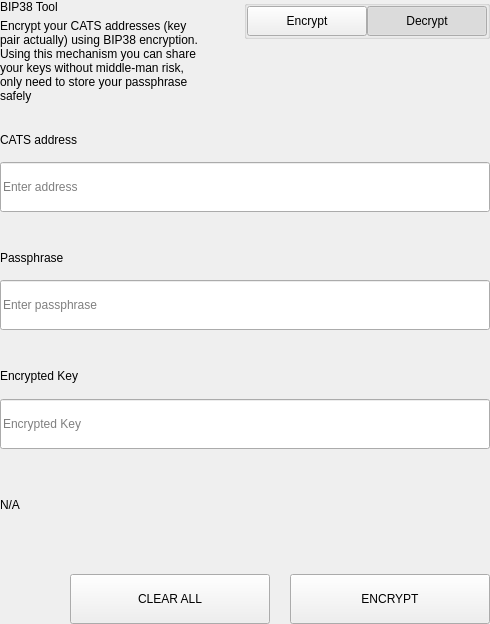
<?xml version="1.0" encoding="UTF-8"?>
<ui version="4.0">
 <class>SettingsBitToolWidget</class>
 <widget class="QWidget" name="SettingsBitToolWidget">
  <property name="geometry">
   <rect>
    <x>0</x>
    <y>0</y>
    <width>490</width>
    <height>624</height>
   </rect>
  </property>
  <property name="windowTitle">
   <string>Form</string>
  </property>
  <layout class="QVBoxLayout" name="verticalLayout">
   <property name="spacing">
    <number>0</number>
   </property>
   <property name="leftMargin">
    <number>0</number>
   </property>
   <property name="topMargin">
    <number>0</number>
   </property>
   <property name="rightMargin">
    <number>0</number>
   </property>
   <property name="bottomMargin">
    <number>0</number>
   </property>
   <item>
    <widget class="QWidget" name="left" native="true">
     <layout class="QVBoxLayout" name="verticalLayout_3">
      <property name="leftMargin">
       <number>0</number>
      </property>
      <property name="topMargin">
       <number>0</number>
      </property>
      <property name="rightMargin">
       <number>0</number>
      </property>
      <property name="bottomMargin">
       <number>0</number>
      </property>
      <item>
       <layout class="QVBoxLayout" name="verticalLayout_2">
        <property name="spacing">
         <number>0</number>
        </property>
        <item>
         <layout class="QHBoxLayout" name="horizontalLayout_3" stretch="3,1">
          <property name="spacing">
           <number>40</number>
          </property>
          <item>
           <layout class="QVBoxLayout" name="verticalLayoutTitle">
            <property name="spacing">
             <number>5</number>
            </property>
            <item>
             <widget class="QLabel" name="labelTitle">
              <property name="text">
               <string>BIP38 Tool</string>
              </property>
             </widget>
            </item>
            <item>
             <widget class="QLabel" name="labelSubtitle1">
              <property name="text">
               <string>Encrypt your CATS addresses (key pair actually) using BIP38 encryption.
Using this mechanism you can share your keys without middle-man risk, only need to store your passphrase safely</string>
              </property>
              <property name="wordWrap">
               <bool>true</bool>
              </property>
             </widget>
            </item>
           </layout>
          </item>
          <item alignment="Qt::AlignTop">
           <widget class="QGroupBox" name="groupBox">
            <property name="title">
             <string/>
            </property>
            <property name="alignment">
             <set>Qt::AlignLeading|Qt::AlignLeft|Qt::AlignTop</set>
            </property>
            <layout class="QHBoxLayout" name="horizontalLayout_4">
             <property name="spacing">
              <number>0</number>
             </property>
             <property name="leftMargin">
              <number>0</number>
             </property>
             <property name="topMargin">
              <number>0</number>
             </property>
             <property name="rightMargin">
              <number>0</number>
             </property>
             <property name="bottomMargin">
              <number>0</number>
             </property>
             <item>
              <spacer name="horizontalSpacer">
               <property name="orientation">
                <enum>Qt::Horizontal</enum>
               </property>
               <property name="sizeHint" stdset="0">
                <size>
                 <width>40</width>
                 <height>20</height>
                </size>
               </property>
              </spacer>
             </item>
             <item>
              <widget class="QPushButton" name="pushLeft">
               <property name="minimumSize">
                <size>
                 <width>120</width>
                 <height>30</height>
                </size>
               </property>
               <property name="maximumSize">
                <size>
                 <width>120</width>
                 <height>30</height>
                </size>
               </property>
               <property name="focusPolicy">
                <enum>Qt::NoFocus</enum>
               </property>
               <property name="text">
                <string>Encrypt</string>
               </property>
               <property name="checkable">
                <bool>true</bool>
               </property>
               <property name="autoExclusive">
                <bool>true</bool>
               </property>
              </widget>
             </item>
             <item>
              <widget class="QPushButton" name="pushRight">
               <property name="minimumSize">
                <size>
                 <width>120</width>
                 <height>30</height>
                </size>
               </property>
               <property name="maximumSize">
                <size>
                 <width>120</width>
                 <height>30</height>
                </size>
               </property>
               <property name="focusPolicy">
                <enum>Qt::NoFocus</enum>
               </property>
               <property name="text">
                <string>Decrypt</string>
               </property>
               <property name="checkable">
                <bool>true</bool>
               </property>
               <property name="checked">
                <bool>true</bool>
               </property>
               <property name="autoExclusive">
                <bool>true</bool>
               </property>
              </widget>
             </item>
            </layout>
           </widget>
          </item>
         </layout>
        </item>
        <item>
         <widget class="QStackedWidget" name="stackedWidget">
          <property name="currentIndex">
           <number>1</number>
          </property>
          <widget class="QWidget" name="pageDecrypt">
           <layout class="QVBoxLayout" name="verticalLayout_5">
            <property name="spacing">
             <number>0</number>
            </property>
            <property name="leftMargin">
             <number>0</number>
            </property>
            <property name="topMargin">
             <number>0</number>
            </property>
            <property name="rightMargin">
             <number>0</number>
            </property>
            <property name="bottomMargin">
             <number>0</number>
            </property>
            <item>
             <widget class="QWidget" name="widget" native="true">
              <property name="minimumSize">
               <size>
                <width>0</width>
                <height>100</height>
               </size>
              </property>
              <layout class="QVBoxLayout" name="verticalLayout_4">
               <property name="spacing">
                <number>0</number>
               </property>
               <property name="leftMargin">
                <number>0</number>
               </property>
               <property name="topMargin">
                <number>0</number>
               </property>
               <property name="rightMargin">
                <number>0</number>
               </property>
               <property name="bottomMargin">
                <number>0</number>
               </property>
               <item>
                <spacer name="verticalSpacer_2">
                 <property name="orientation">
                  <enum>Qt::Vertical</enum>
                 </property>
                 <property name="sizeType">
                  <enum>QSizePolicy::Fixed</enum>
                 </property>
                 <property name="sizeHint" stdset="0">
                  <size>
                   <width>20</width>
                   <height>20</height>
                  </size>
                 </property>
                </spacer>
               </item>
               <item>
                <layout class="QHBoxLayout" name="horizontalLayout_6" stretch="2">
                 <property name="spacing">
                  <number>0</number>
                 </property>
                 <item>
                  <layout class="QVBoxLayout" name="verticalLayout_7">
                   <property name="spacing">
                    <number>9</number>
                   </property>
                   <item>
                    <widget class="QLabel" name="labelSubtitleKey">
                     <property name="minimumSize">
                      <size>
                       <width>0</width>
                       <height>20</height>
                      </size>
                     </property>
                     <property name="maximumSize">
                      <size>
                       <width>16777215</width>
                       <height>20</height>
                      </size>
                     </property>
                     <property name="text">
                      <string>Encrypted key</string>
                     </property>
                    </widget>
                   </item>
                   <item>
                    <widget class="QLineEdit" name="lineEditKey">
                     <property name="minimumSize">
                      <size>
                       <width>0</width>
                       <height>50</height>
                      </size>
                     </property>
                     <property name="maximumSize">
                      <size>
                       <width>16777215</width>
                       <height>50</height>
                      </size>
                     </property>
                     <property name="placeholderText">
                      <string>Enter a encrypted key</string>
                     </property>
                    </widget>
                   </item>
                  </layout>
                 </item>
                </layout>
               </item>
               <item>
                <spacer name="verticalSpacer_3">
                 <property name="orientation">
                  <enum>Qt::Vertical</enum>
                 </property>
                 <property name="sizeType">
                  <enum>QSizePolicy::Fixed</enum>
                 </property>
                 <property name="sizeHint" stdset="0">
                  <size>
                   <width>20</width>
                   <height>20</height>
                  </size>
                 </property>
                </spacer>
               </item>
               <item>
                <layout class="QVBoxLayout" name="verticalLayout_9">
                 <property name="spacing">
                  <number>9</number>
                 </property>
                 <item>
                  <widget class="QLabel" name="labelSubtitlePassphrase">
                   <property name="maximumSize">
                    <size>
                     <width>16777215</width>
                     <height>20</height>
                    </size>
                   </property>
                   <property name="text">
                    <string>Passphrase</string>
                   </property>
                  </widget>
                 </item>
                 <item>
                  <widget class="QLineEdit" name="lineEditPassphrase">
                   <property name="minimumSize">
                    <size>
                     <width>0</width>
                     <height>50</height>
                    </size>
                   </property>
                   <property name="maximumSize">
                    <size>
                     <width>16777215</width>
                     <height>50</height>
                    </size>
                   </property>
                   <property name="placeholderText">
                    <string>Enter a passphrase</string>
                   </property>
                  </widget>
                 </item>
                </layout>
               </item>
               <item>
                <spacer name="verticalSpacer_4">
                 <property name="orientation">
                  <enum>Qt::Vertical</enum>
                 </property>
                 <property name="sizeType">
                  <enum>QSizePolicy::Fixed</enum>
                 </property>
                 <property name="sizeHint" stdset="0">
                  <size>
                   <width>20</width>
                   <height>20</height>
                  </size>
                 </property>
                </spacer>
               </item>
               <item>
                <widget class="QWidget" name="widget_3" native="true">
                 <property name="sizePolicy">
                  <sizepolicy hsizetype="Preferred" vsizetype="Fixed">
                   <horstretch>0</horstretch>
                   <verstretch>0</verstretch>
                  </sizepolicy>
                 </property>
                 <layout class="QVBoxLayout" name="verticalLayout_10">
                  <property name="spacing">
                   <number>9</number>
                  </property>
                  <property name="leftMargin">
                   <number>0</number>
                  </property>
                  <property name="topMargin">
                   <number>0</number>
                  </property>
                  <property name="rightMargin">
                   <number>0</number>
                  </property>
                  <property name="bottomMargin">
                   <number>0</number>
                  </property>
                  <item>
                   <widget class="QLabel" name="labelSubtitleDecryptResult">
                    <property name="minimumSize">
                     <size>
                      <width>0</width>
                      <height>20</height>
                     </size>
                    </property>
                    <property name="maximumSize">
                     <size>
                      <width>16777215</width>
                      <height>20</height>
                     </size>
                    </property>
                    <property name="text">
                     <string>Decrypted address result</string>
                    </property>
                   </widget>
                  </item>
                  <item>
                   <widget class="QWidget" name="widget_4" native="true">
                    <layout class="QHBoxLayout" name="horizontalLayout" stretch="6,0,1">
                     <property name="spacing">
                      <number>0</number>
                     </property>
                     <property name="leftMargin">
                      <number>0</number>
                     </property>
                     <property name="topMargin">
                      <number>0</number>
                     </property>
                     <property name="rightMargin">
                      <number>0</number>
                     </property>
                     <property name="bottomMargin">
                      <number>0</number>
                     </property>
                     <item alignment="Qt::AlignVCenter">
                      <widget class="QLineEdit" name="lineEditDecryptResult">
                       <property name="minimumSize">
                        <size>
                         <width>0</width>
                         <height>50</height>
                        </size>
                       </property>
                       <property name="maximumSize">
                        <size>
                         <width>16777215</width>
                         <height>50</height>
                        </size>
                       </property>
                       <property name="placeholderText">
                        <string>Decrypted Address</string>
                       </property>
                      </widget>
                     </item>
                     <item>
                      <spacer name="horizontalSpacer_4">
                       <property name="orientation">
                        <enum>Qt::Horizontal</enum>
                       </property>
                       <property name="sizeType">
                        <enum>QSizePolicy::Fixed</enum>
                       </property>
                       <property name="sizeHint" stdset="0">
                        <size>
                         <width>20</width>
                         <height>50</height>
                        </size>
                       </property>
                      </spacer>
                     </item>
                     <item>
                      <widget class="QPushButton" name="pushButtonImport">
                       <property name="minimumSize">
                        <size>
                         <width>140</width>
                         <height>40</height>
                        </size>
                       </property>
                       <property name="text">
                        <string>Import Address</string>
                       </property>
                      </widget>
                     </item>
                    </layout>
                   </widget>
                  </item>
                 </layout>
                </widget>
               </item>
               <item>
                <widget class="QLabel" name="statusLabel_DEC">
                 <property name="maximumSize">
                  <size>
                   <width>16777215</width>
                   <height>40</height>
                  </size>
                 </property>
                 <property name="text">
                  <string/>
                 </property>
                </widget>
               </item>
               <item>
                <spacer name="verticalSpacer">
                 <property name="orientation">
                  <enum>Qt::Vertical</enum>
                 </property>
                 <property name="sizeType">
                  <enum>QSizePolicy::Preferred</enum>
                 </property>
                 <property name="sizeHint" stdset="0">
                  <size>
                   <width>20</width>
                   <height>20</height>
                  </size>
                 </property>
                </spacer>
               </item>
               <item>
                <layout class="QHBoxLayout" name="horizontalLayout_7">
                 <property name="spacing">
                  <number>0</number>
                 </property>
                 <item>
                  <spacer name="horizontalSpacer_5">
                   <property name="orientation">
                    <enum>Qt::Horizontal</enum>
                   </property>
                   <property name="sizeType">
                    <enum>QSizePolicy::Expanding</enum>
                   </property>
                   <property name="sizeHint" stdset="0">
                    <size>
                     <width>40</width>
                     <height>20</height>
                    </size>
                   </property>
                  </spacer>
                 </item>
                 <item>
                  <widget class="QPushButton" name="pushButtonDecryptClear">
                   <property name="minimumSize">
                    <size>
                     <width>200</width>
                     <height>50</height>
                    </size>
                   </property>
                   <property name="maximumSize">
                    <size>
                     <width>200</width>
                     <height>50</height>
                    </size>
                   </property>
                   <property name="text">
                    <string>CLEAR</string>
                   </property>
                  </widget>
                 </item>
                 <item>
                  <spacer name="horizontalSpacer_3">
                   <property name="orientation">
                    <enum>Qt::Horizontal</enum>
                   </property>
                   <property name="sizeType">
                    <enum>QSizePolicy::Fixed</enum>
                   </property>
                   <property name="sizeHint" stdset="0">
                    <size>
                     <width>20</width>
                     <height>20</height>
                    </size>
                   </property>
                  </spacer>
                 </item>
                 <item>
                  <widget class="QPushButton" name="pushButtonDecrypt">
                   <property name="minimumSize">
                    <size>
                     <width>200</width>
                     <height>50</height>
                    </size>
                   </property>
                   <property name="maximumSize">
                    <size>
                     <width>200</width>
                     <height>50</height>
                    </size>
                   </property>
                   <property name="text">
                    <string>DECRYPT KEY</string>
                   </property>
                  </widget>
                 </item>
                </layout>
               </item>
              </layout>
             </widget>
            </item>
           </layout>
          </widget>
          <widget class="QWidget" name="pageEncrypt">
           <layout class="QVBoxLayout" name="verticalLayout_11">
            <property name="spacing">
             <number>0</number>
            </property>
            <property name="leftMargin">
             <number>0</number>
            </property>
            <property name="topMargin">
             <number>0</number>
            </property>
            <property name="rightMargin">
             <number>0</number>
            </property>
            <property name="bottomMargin">
             <number>0</number>
            </property>
            <item>
             <spacer name="verticalSpacer_8">
              <property name="orientation">
               <enum>Qt::Vertical</enum>
              </property>
              <property name="sizeType">
               <enum>QSizePolicy::Fixed</enum>
              </property>
              <property name="sizeHint" stdset="0">
               <size>
                <width>20</width>
                <height>20</height>
               </size>
              </property>
             </spacer>
            </item>
            <item>
             <widget class="QWidget" name="containerAddressEnc" native="true">
              <layout class="QVBoxLayout" name="containerAddressEncLayout">
               <property name="spacing">
                <number>5</number>
               </property>
               <property name="leftMargin">
                <number>0</number>
               </property>
               <property name="topMargin">
                <number>0</number>
               </property>
               <property name="rightMargin">
                <number>0</number>
               </property>
               <property name="bottomMargin">
                <number>0</number>
               </property>
               <item>
                <widget class="QLabel" name="labelSubtitleAddress">
                 <property name="minimumSize">
                  <size>
                   <width>0</width>
                   <height>20</height>
                  </size>
                 </property>
                 <property name="maximumSize">
                  <size>
                   <width>16777215</width>
                   <height>20</height>
                  </size>
                 </property>
                 <property name="text">
                  <string>CATS address</string>
                 </property>
                </widget>
               </item>
               <item>
                <widget class="QLineEdit" name="addressIn_ENC">
                 <property name="minimumSize">
                  <size>
                   <width>0</width>
                   <height>50</height>
                  </size>
                 </property>
                 <property name="placeholderText">
                  <string>Enter address</string>
                 </property>
                </widget>
               </item>
              </layout>
             </widget>
            </item>
            <item>
             <spacer name="verticalSpacer_6">
              <property name="orientation">
               <enum>Qt::Vertical</enum>
              </property>
              <property name="sizeType">
               <enum>QSizePolicy::Fixed</enum>
              </property>
              <property name="sizeHint" stdset="0">
               <size>
                <width>20</width>
                <height>20</height>
               </size>
              </property>
             </spacer>
            </item>
            <item>
             <widget class="QWidget" name="containerAddress" native="true">
              <layout class="QHBoxLayout" name="horizontalLayout_9" stretch="2">
               <property name="spacing">
                <number>0</number>
               </property>
               <property name="leftMargin">
                <number>0</number>
               </property>
               <property name="topMargin">
                <number>0</number>
               </property>
               <property name="rightMargin">
                <number>0</number>
               </property>
               <property name="bottomMargin">
                <number>0</number>
               </property>
               <item>
                <layout class="QVBoxLayout" name="verticalLayout_8">
                 <property name="spacing">
                  <number>5</number>
                 </property>
                 <item>
                  <widget class="QLabel" name="labelSubtitleMessage">
                   <property name="minimumSize">
                    <size>
                     <width>0</width>
                     <height>20</height>
                    </size>
                   </property>
                   <property name="maximumSize">
                    <size>
                     <width>16777215</width>
                     <height>20</height>
                    </size>
                   </property>
                   <property name="text">
                    <string>Passphrase</string>
                   </property>
                  </widget>
                 </item>
                 <item>
                  <widget class="QLineEdit" name="passphraseIn_ENC">
                   <property name="minimumSize">
                    <size>
                     <width>0</width>
                     <height>50</height>
                    </size>
                   </property>
                   <property name="maximumSize">
                    <size>
                     <width>16777215</width>
                     <height>50</height>
                    </size>
                   </property>
                   <property name="placeholderText">
                    <string>Enter passphrase</string>
                   </property>
                  </widget>
                 </item>
                </layout>
               </item>
              </layout>
             </widget>
            </item>
            <item>
             <spacer name="verticalSpacer_7">
              <property name="orientation">
               <enum>Qt::Vertical</enum>
              </property>
              <property name="sizeType">
               <enum>QSizePolicy::Fixed</enum>
              </property>
              <property name="sizeHint" stdset="0">
               <size>
                <width>20</width>
                <height>20</height>
               </size>
              </property>
             </spacer>
            </item>
            <item>
             <widget class="QWidget" name="widget_2" native="true">
              <property name="minimumSize">
               <size>
                <width>0</width>
                <height>75</height>
               </size>
              </property>
              <property name="maximumSize">
               <size>
                <width>16777215</width>
                <height>16777215</height>
               </size>
              </property>
              <layout class="QVBoxLayout" name="verticalLayout_6">
               <property name="leftMargin">
                <number>0</number>
               </property>
               <property name="topMargin">
                <number>0</number>
               </property>
               <property name="rightMargin">
                <number>0</number>
               </property>
               <property name="bottomMargin">
                <number>0</number>
               </property>
               <item>
                <widget class="QLabel" name="labelSubtitleEncryptedKey">
                 <property name="minimumSize">
                  <size>
                   <width>0</width>
                   <height>20</height>
                  </size>
                 </property>
                 <property name="maximumSize">
                  <size>
                   <width>16777215</width>
                   <height>20</height>
                  </size>
                 </property>
                 <property name="text">
                  <string>Encrypted Key</string>
                 </property>
                </widget>
               </item>
               <item>
                <widget class="QLineEdit" name="encryptedKeyOut_ENC">
                 <property name="minimumSize">
                  <size>
                   <width>0</width>
                   <height>50</height>
                  </size>
                 </property>
                 <property name="placeholderText">
                  <string>Encrypted Key</string>
                 </property>
                </widget>
               </item>
              </layout>
             </widget>
            </item>
            <item>
             <widget class="QLabel" name="statusLabel_ENC">
              <property name="text">
               <string notr="true">N/A</string>
              </property>
             </widget>
            </item>
            <item>
             <spacer name="verticalSpacer_5">
              <property name="orientation">
               <enum>Qt::Vertical</enum>
              </property>
              <property name="sizeType">
               <enum>QSizePolicy::Fixed</enum>
              </property>
              <property name="sizeHint" stdset="0">
               <size>
                <width>20</width>
                <height>20</height>
               </size>
              </property>
             </spacer>
            </item>
            <item>
             <layout class="QHBoxLayout" name="horizontalLayout_8">
              <property name="spacing">
               <number>0</number>
              </property>
              <item>
               <spacer name="horizontalSpacer_6">
                <property name="orientation">
                 <enum>Qt::Horizontal</enum>
                </property>
                <property name="sizeType">
                 <enum>QSizePolicy::Expanding</enum>
                </property>
                <property name="sizeHint" stdset="0">
                 <size>
                  <width>40</width>
                  <height>20</height>
                 </size>
                </property>
               </spacer>
              </item>
              <item>
               <widget class="QPushButton" name="pushButtonClear">
                <property name="minimumSize">
                 <size>
                  <width>200</width>
                  <height>50</height>
                 </size>
                </property>
                <property name="focusPolicy">
                 <enum>Qt::NoFocus</enum>
                </property>
                <property name="text">
                 <string>CLEAR ALL</string>
                </property>
               </widget>
              </item>
              <item>
               <spacer name="horizontalSpacer_2">
                <property name="orientation">
                 <enum>Qt::Horizontal</enum>
                </property>
                <property name="sizeType">
                 <enum>QSizePolicy::Fixed</enum>
                </property>
                <property name="sizeHint" stdset="0">
                 <size>
                  <width>20</width>
                  <height>20</height>
                 </size>
                </property>
               </spacer>
              </item>
              <item>
               <widget class="QPushButton" name="pushButtonEncrypt">
                <property name="minimumSize">
                 <size>
                  <width>200</width>
                  <height>50</height>
                 </size>
                </property>
                <property name="maximumSize">
                 <size>
                  <width>200</width>
                  <height>50</height>
                 </size>
                </property>
                <property name="focusPolicy">
                 <enum>Qt::NoFocus</enum>
                </property>
                <property name="text">
                 <string>ENCRYPT</string>
                </property>
               </widget>
              </item>
             </layout>
            </item>
           </layout>
          </widget>
         </widget>
        </item>
       </layout>
      </item>
     </layout>
    </widget>
   </item>
  </layout>
 </widget>
 <resources/>
 <connections/>
</ui>
